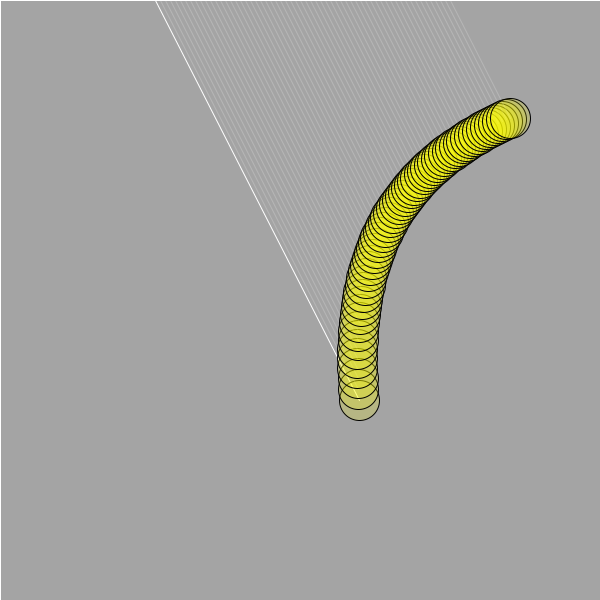
Frame 1 (no input)
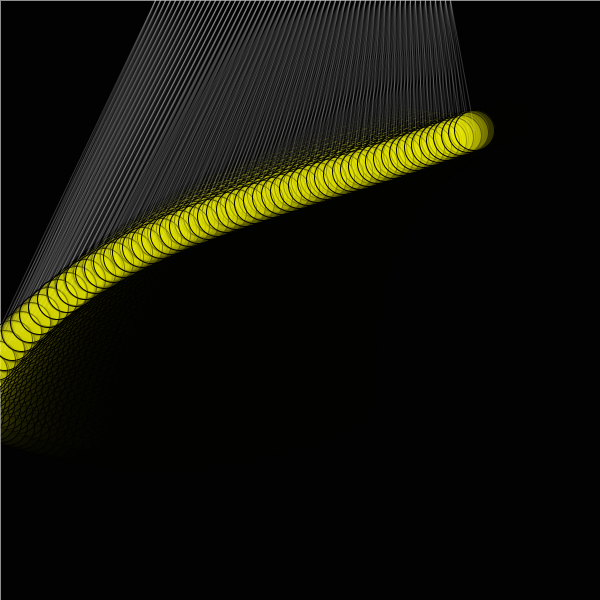
Frame 60 (the mouse pressed at the canvas centre just before this capture)
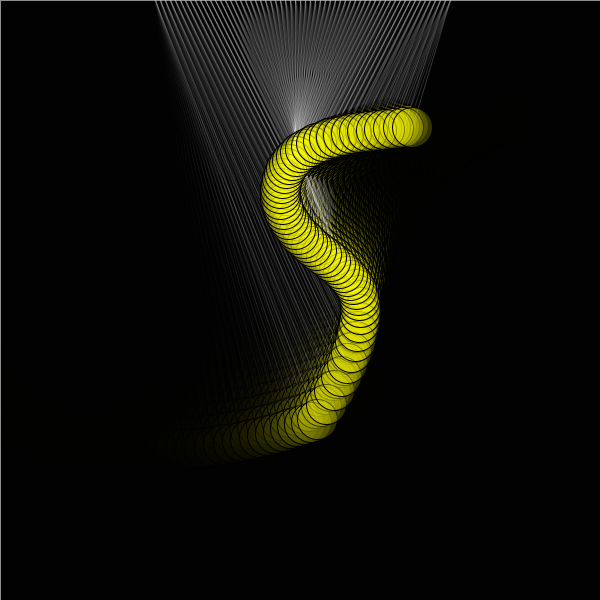
Frame 120 (the mouse held since frame 60 and released just before this capture)

The Processing sketch that drew these frames (run headless with seeded random() and noise(); from frame 60 on, the mouse is pressed at the canvas centre):

// Processing sketch: processing_149354
// ── processing_149354.pde

Pendulum[] p;
float time = 0.0;

// How many pendulums do you want?
int pendulumCount = 60;

// The time it takes for everything to be lined up again
// depends on the sync factor.  
// Setting this value higher will make it take longer
float syncFactor = 70.0;

void setup() {
  size(600, 600);
  stroke(255);
  strokeWeight(1);
  p = new Pendulum[pendulumCount];
  float lengthInit = 450; // The length of the longest string

  for (int i = 0; i < p.length; i++) {
    float ratio =  syncFactor / (syncFactor + i);
    p[i] = new Pendulum(width/4 + (width/2/pendulumCount) * (i + 1), 0, ratio * ratio * lengthInit, .15*PI);
  }
}

void draw() {
  fill(0, 50);
  rect(0, 0, width, height);
  

  for (Pendulum pend : p)
    pend.drawIt(time);
  time += 1;
}

public class Pendulum {
  float gravity = 1;
  float stringLength;
  float thetaInit;
  float x;
  float y;

  public Pendulum(float x, float y, float stringLength, float thetaInit) {
    this.x = x;
    this.y = y;
    this.stringLength = stringLength;
    this.thetaInit = thetaInit;
  }

  public void drawIt(float time) {
    float theta = thetaInit*cos(sqrt(gravity/stringLength)*time);
    float bottomX = x + stringLength * sin(theta);
    float bottomY = y + stringLength * cos(theta);
    
    line(x, y, bottomX, bottomY);
    fill(255, 255, 0, 50);
    stroke(0);
    ellipse(bottomX, bottomY, 40, 40);
    stroke(255, 50);
  }
}
